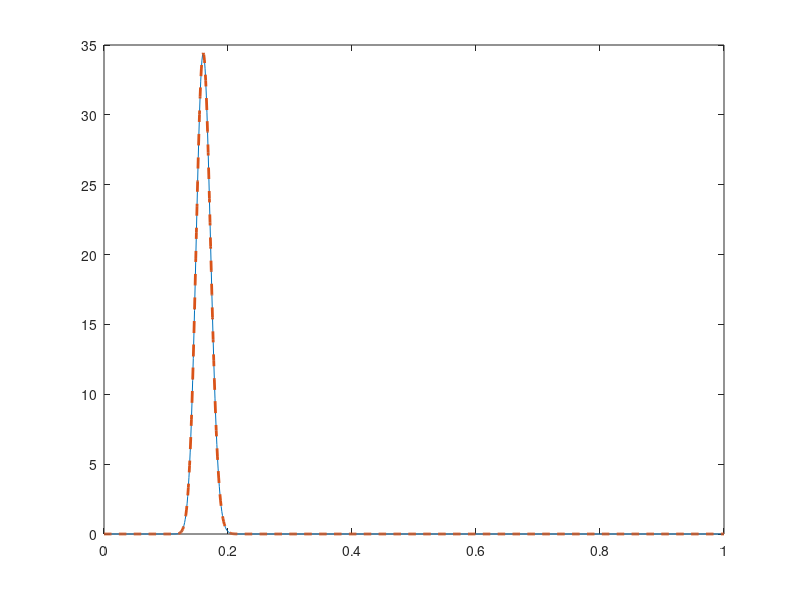

Here is the MATLAB script that generated this plot:
dq=0.001;
q=0:dq:1;

% neutral prior
prior=ones(size(q));

d=[1 0 0 1 0 0 0 0 0 0]; % die showed 6
d=[0 0 0 0 0 0 0 1 1 0]; % die showed 6
d=rand(1,1000)<1/6;

for i=1:numel(d)

    % likelihood function for this die
    %likelihood=binopdf(d(i),1,q);
    if d(i)==1
        likelihood=q;
    else
        likelihood=1-q;
    end

    % theorem of Bayes
    posterior=prior.*likelihood; 
    posterior=posterior/(sum(posterior)*dq);

    plot(q,prior,q,likelihood,q,posterior,'LineWidth',2)
    drawnow
    %pause

    prior=posterior;
end

% now take all data at once
likelihoodall=binopdf(sum(d),numel(d),q);
posteriorall=ones(size(q)).*likelihoodall;
posteriorall=posteriorall/(sum(posteriorall)*dq);

plot(q,posterior,q,posteriorall,'--','LineWidth',2)
